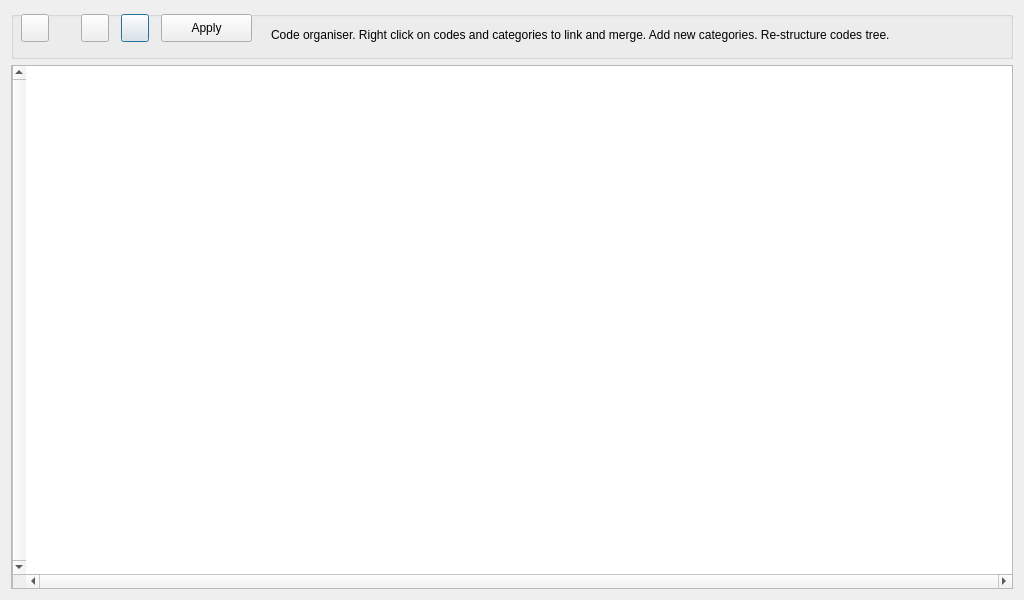
<?xml version="1.0" encoding="UTF-8"?>
<ui version="4.0">
 <class>DialogOrganiser</class>
 <widget class="QDialog" name="DialogOrganiser">
  <property name="geometry">
   <rect>
    <x>0</x>
    <y>0</y>
    <width>1024</width>
    <height>600</height>
   </rect>
  </property>
  <property name="windowTitle">
   <string>Graph Visualisation</string>
  </property>
  <layout class="QGridLayout" name="gridLayout">
   <item row="0" column="0">
    <widget class="QGroupBox" name="groupBox_header">
     <property name="minimumSize">
      <size>
       <width>0</width>
       <height>48</height>
      </size>
     </property>
     <property name="maximumSize">
      <size>
       <width>16777215</width>
       <height>48</height>
      </size>
     </property>
     <property name="title">
      <string/>
     </property>
     <widget class="QPushButton" name="pushButton_export">
      <property name="geometry">
       <rect>
        <x>110</x>
        <y>3</y>
        <width>28</width>
        <height>28</height>
       </rect>
      </property>
      <property name="toolTip">
       <string>Export image</string>
      </property>
      <property name="text">
       <string/>
      </property>
     </widget>
     <widget class="QLabel" name="label_zoom">
      <property name="geometry">
       <rect>
        <x>41</x>
        <y>3</y>
        <width>28</width>
        <height>28</height>
       </rect>
      </property>
      <property name="toolTip">
       <string>Click on the graph area and press + or W to zoom in. Press - or Q to zoom in or zoom out.</string>
      </property>
      <property name="text">
       <string/>
      </property>
     </widget>
     <widget class="QPushButton" name="pushButton_create_category">
      <property name="geometry">
       <rect>
        <x>70</x>
        <y>3</y>
        <width>28</width>
        <height>28</height>
       </rect>
      </property>
      <property name="toolTip">
       <string>&lt;html&gt;&lt;head/&gt;&lt;body&gt;&lt;p&gt;Create category&lt;/p&gt;&lt;/body&gt;&lt;/html&gt;</string>
      </property>
      <property name="text">
       <string/>
      </property>
     </widget>
     <widget class="QPushButton" name="pushButton_selectbranch">
      <property name="geometry">
       <rect>
        <x>10</x>
        <y>3</y>
        <width>28</width>
        <height>28</height>
       </rect>
      </property>
      <property name="toolTip">
       <string>Select code branch</string>
      </property>
      <property name="text">
       <string/>
      </property>
     </widget>
     <widget class="QLabel" name="label_loaded_graph">
      <property name="geometry">
       <rect>
        <x>260</x>
        <y>1</y>
        <width>721</width>
        <height>46</height>
       </rect>
      </property>
      <property name="text">
       <string>Code organiser. Right click on codes and categories to link and merge. Add new categories. Re-structure codes tree.</string>
      </property>
      <property name="wordWrap">
       <bool>true</bool>
      </property>
     </widget>
     <widget class="QPushButton" name="pushButton_apply">
      <property name="geometry">
       <rect>
        <x>150</x>
        <y>3</y>
        <width>91</width>
        <height>28</height>
       </rect>
      </property>
      <property name="toolTip">
       <string>&lt;html&gt;&lt;head/&gt;&lt;body&gt;&lt;p&gt;Apply changed structure.&lt;/p&gt;&lt;p&gt;Warning. No Undo option.&lt;/p&gt;&lt;/body&gt;&lt;/html&gt;</string>
      </property>
      <property name="text">
       <string>Apply</string>
      </property>
     </widget>
    </widget>
   </item>
   <item row="1" column="0">
    <widget class="QGraphicsView" name="graphicsView">
     <property name="layoutDirection">
      <enum>Qt::RightToLeft</enum>
     </property>
     <property name="verticalScrollBarPolicy">
      <enum>Qt::ScrollBarAlwaysOn</enum>
     </property>
     <property name="horizontalScrollBarPolicy">
      <enum>Qt::ScrollBarAlwaysOn</enum>
     </property>
    </widget>
   </item>
  </layout>
 </widget>
 <tabstops>
  <tabstop>pushButton_selectbranch</tabstop>
  <tabstop>pushButton_create_category</tabstop>
  <tabstop>pushButton_export</tabstop>
  <tabstop>graphicsView</tabstop>
 </tabstops>
 <resources/>
 <connections/>
</ui>
